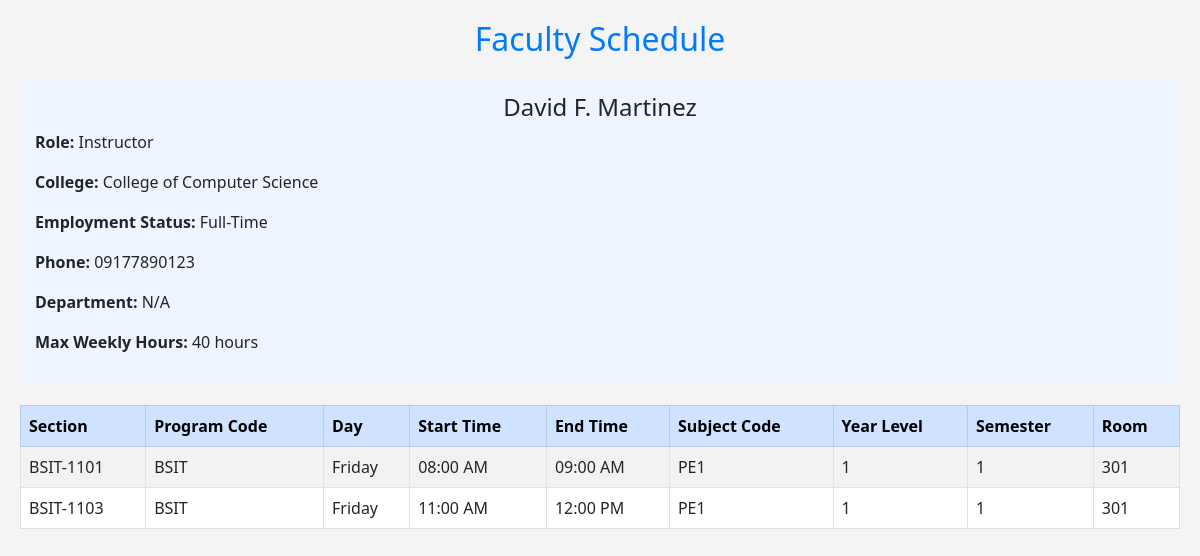
/frame/view_sched.php (signed in), run on the app's committed database.
### tables this page shows
CREATE TABLE `faculty` (
  `faculty_id` int(11) NOT NULL,
  `firstname` varchar(50) NOT NULL,
  `middlename` varchar(50) DEFAULT NULL,
  `lastname` varchar(50) NOT NULL,
  `college` varchar(100) DEFAULT NULL,
  `employment_status` enum('Full-Time','Part-Time') DEFAULT 'Full-Time',
  `address` text DEFAULT NULL,
  `phone_no` varchar(20) NOT NULL,
  `departmentID` varchar(50) DEFAULT NULL,
  `role` enum('Dean','Department Head','Instructor') DEFAULT NULL,
  `master_specialization` varchar(255) DEFAULT NULL,
  `created_at` timestamp NOT NULL DEFAULT current_timestamp(),
  `max_weekly_hours` int(11) DEFAULT 18,
  `availability` text NOT NULL,
  `start_time` time NOT NULL,
  `end_time` time NOT NULL
);

CREATE TABLE `schedules` (
  `schedule_id` int(11) NOT NULL,
  `faculty_id` int(11) NOT NULL,
  `subject_code` varchar(50) NOT NULL,
  `section_id` int(11) NOT NULL,
  `day_of_week` enum('Monday','Tuesday','Wednesday','Thursday','Friday','Saturday','Sunday') NOT NULL,
  `time_slot` varchar(255) NOT NULL,
  `is_checked` tinyint(1) DEFAULT 0,
  `course_id` int(255) DEFAULT NULL,
  `room_id` varchar(255) DEFAULT NULL,
  `department` varchar(35) DEFAULT NULL,
  `year_level` varchar(35) DEFAULT NULL,
  `semester` varchar(10) DEFAULT NULL,
  `start_time` time NOT NULL,
  `end_time` time NOT NULL
);

CREATE TABLE `sections` (
  `section_id` int(11) NOT NULL,
  `program_code` varchar(50) NOT NULL,
  `year_level` int(11) NOT NULL,
  `section_name` varchar(10) NOT NULL,
  `semester` varchar(255) DEFAULT NULL,
  `start_time` time DEFAULT NULL,
  `end_time` time DEFAULT NULL
);

CREATE TABLE `rooms` (
  `room_id` int(11) NOT NULL,
  `building` varchar(100) NOT NULL,
  `room_no` varchar(50) NOT NULL,
  `room_type` enum('Lecture','Computer Lab') NOT NULL,
  `capacity` int(11) NOT NULL
);

### frame/view_sched.php (the view, shortened to what this page needs)
<?php
include_once "../connections/connection.php";
$faculty_id = $_SESSION['id'];
try {
    $stmt = $conn->prepare("
    SELECT f.*,
           CONCAT(f.firstname, ' ', f.lastname) AS teacher,
           section.section_name,
           sched.day_of_week,
           sched.start_time,  -- Added Start Time
           sched.end_time,    -- Added End Time
           sched.subject_code,
           sched.year_level,
           sched.semester,
           r.room_no,
           section.program_code,
           section.year_level,
           section.semester
    FROM faculty f
            LEFT JOIN schedules sched ON f.faculty_id = sched.faculty_id
            LEFT JOIN sections section ON section.section_id = sched.section_id
            LEFT JOIN room_assignments ra ON ra.section_id = section.section_id
            AND ra.subject_code = sched.subject_code
            AND ra.day_of_week = sched.day_of_week
            AND ra.start_time = sched.start_time
            LEFT JOIN rooms r ON ra.room_id = r.room_id
            WHERE f.faculty_id = :faculty_id
    ");
    $stmt->bindParam(':faculty_id', $faculty_id);
    $stmt->execute();
    $schedules = $stmt->fetchAll(PDO::FETCH_ASSOC);
} catch (PDOException $e) {
    echo "db_error: " . $e->getMessage();
}
?>
<!DOCTYPE html>
<html lang="en">
<head>
    <link href="https://cdn.jsdelivr.net/npm/bootstrap@5.3.0/dist/css/bootstrap.min.css" rel="stylesheet">
</head>
<body>
    <h2>Faculty Schedule</h2>
    <?php if (!empty($schedules)): ?>
        <?php if (!empty($schedules) || isset($schedules[0])): ?>
            <div class="faculty-info">
                <h4 class="text-center">
                    <?php echo htmlspecialchars($schedules[0]['firstname'] ?? 'N/A') . " " .
                            htmlspecialchars($schedules[0]['middlename'] ?? '') . " " .
                            htmlspecialchars($schedules[0]['lastname'] ?? ''); ?>
                </h4>
                <p><strong>Role:</strong> <?php echo htmlspecialchars($schedules[0]['role'] ?? 'N/A'); ?></p>
                <p><strong>College:</strong> <?php echo htmlspecialchars($schedules[0]['college'] ?? 'N/A'); ?></p>
                <p><strong>Employment Status:</strong> <?php echo htmlspecialchars($schedules[0]['employment_status'] ?? 'N/A'); ?></p>
                <p><strong>Phone:</strong> <?php echo htmlspecialchars($schedules[0]['phone_no'] ?? 'N/A'); ?></p>
                <p><strong>Department:</strong> <?php echo htmlspecialchars($schedules[0]['department'] ?? 'N/A'); ?></p>
                <p><strong>Max Weekly Hours:</strong> <?php echo htmlspecialchars($schedules[0]['max_weekly_hours'] ?? 'N/A'); ?> hours</p>
            </div>
        <?php endif; ?>
        <table class="table table-bordered table-striped">
            <thead class="table-primary">
                <tr>
                    <th>Section</th>
                    <th>Program Code</th>
                    <th>Day</th>
                    <th>Start Time</th>
                    <th>End Time</th>
                    <th>Subject Code</th>
                    <th>Year Level</th>
                    <th>Semester</th>
                    <th>Room</th>
                </tr>
            </thead>
            <tbody>
                <?php foreach ($schedules as $schedule): ?>
                    <tr>
                        <td><?php echo htmlspecialchars($schedule['section_name'] ?? 'N/A'); ?></td>
                        <td><?php echo htmlspecialchars($schedule['program_code'] ?? 'N/A'); ?></td>
                        <td><?php echo htmlspecialchars($schedule['day_of_week'] ?? 'N/A'); ?></td>
                        <td><?php echo date("h:i A", strtotime($schedule['start_time'] ?? '00:00:00')); ?></td>
                        <td><?php echo date("h:i A", strtotime($schedule['end_time'] ?? '00:00:00')); ?></td>
                        <td><?php echo htmlspecialchars($schedule['subject_code'] ?? 'N/A'); ?></td>
                        <td><?php echo htmlspecialchars($schedule['year_level'] ?? 'N/A'); ?></td>
                        <td><?php echo htmlspecialchars($schedule['semester'] ?? 'N/A'); ?></td>
                        <td><?php echo htmlspecialchars($schedule['room_no'] ?? 'N/A'); ?></td>
                    </tr>
                <?php endforeach; ?>
            </tbody>
        </table>
    <?php else: ?>
        <p class="text-center text-danger">No schedule found for this faculty member.</p>
    <?php endif; ?>
</body>
</html>

### frame/view_sched.php (style rules this page uses)
body { background-color: #f4f4f4; padding: 20px; }
h2 { text-align: center; color: #007bff; margin-bottom: 20px; }
.faculty-info { background: #eef5ff; padding: 15px; border-radius: 5px; margin-bottom: 20px; }
.table thead tr { background-color: #007bff; color: white; }
.table tbody tr:nth-child(even) { background-color: #f2f2f2; }

### data on the page
faculty: firstname "David", middlename "F.", lastname "Martinez", role "Instructor", college "College of Computer Science", employment_status "Full-Time", phone_no "09177890123", max_weekly_hours "40"
schedules: section.section_name "BSIT-1101", section.program_code "BSIT", day_of_week "Friday", start_time "08:00 AM", end_time "09:00 AM", subject_code "PE1", section.year_level "1", section.semester "1", rooms.room_no "301"
schedules: section.section_name "BSIT-1103", section.program_code "BSIT", day_of_week "Friday", start_time "11:00 AM", end_time "12:00 PM", subject_code "PE1", section.year_level "1", section.semester "1", rooms.room_no "301"

### other printed values
$schedules[0]['department'] "N/A"
